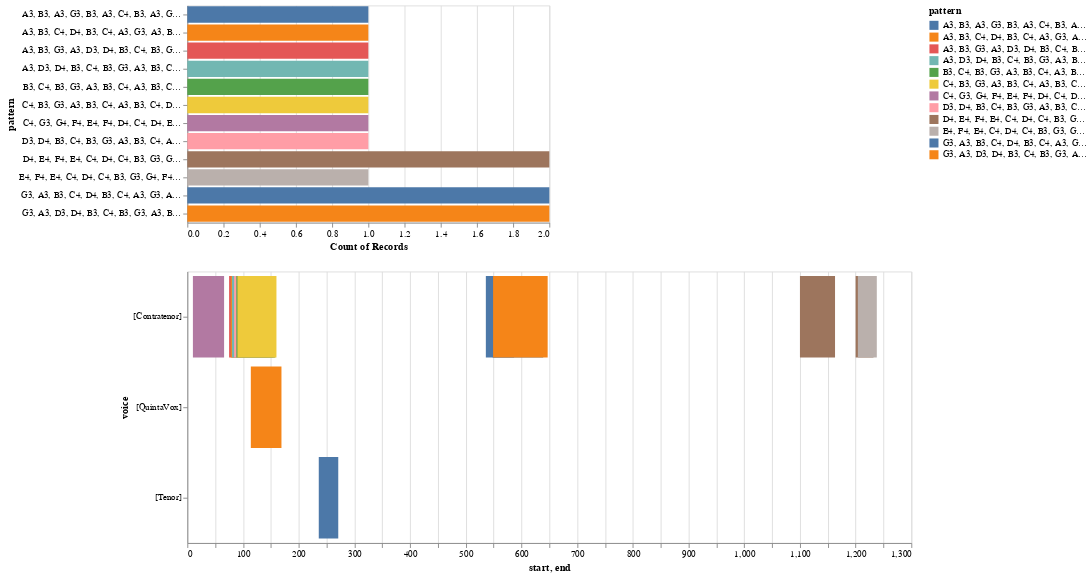

The notebook cell this image was saved under:
### Code cell
viz.plot_ngrams_heatmap(nr_ngrams, dur_ngrams, selected_pattern=most_popular, voices=[])

### Figure 1 — Vega-Lite specification as saved in the notebook (floating-point values rounded to 4 significant figures)
{"config": {"view": {"continuousWidth": 400, "continuousHeight": 300}}, "vconcat": [{"mark": "bar", "encoding": {"color": {"type": "nominal", "field": "pattern"}, "opacity": {"condition": {"value": 1, "selection": "selector007"}, "value": 0.2}, "x": {"type": "nominal", "aggregate": "count", "field": "pattern"}, "y": {"type": "nominal", "field": "pattern"}}, "selection": {"selector007": {"type": "multi", "fields": ["pattern"]}}}, {"mark": "bar", "encoding": {"color": {"type": "nominal", "field": "pattern"}, "opacity": {"condition": {"value": 1, "selection": "selector007"}, "value": 0.2}, "tooltip": [{"type": "quantitative", "field": "start"}, {"type": "quantitative", "field": "end"}, {"type": "nominal", "field": "pattern"}], "x": {"type": "quantitative", "field": "start"}, "x2": {"field": "end"}, "y": {"type": "nominal", "field": "voice"}}, "height": 300, "selection": {"selector007": {"type": "multi", "fields": ["pattern"]}}, "width": 800}], "data": {"name": "data-83b73208140943db1ad5f7a9197e8c53"}, "$schema": "https://vega.github.io/schema/vega-lite/v4.8.1.json", "datasets": {"data-83b73208140943db1ad5f7a9197e8c53": [{"start": 10.0, "voice": "[Contratenor]", "pattern": "C4, G3, G4, F4, E4, F4, D4, C4, D4, E4, F4, G4, A4, F4, G4", "end": 66.0}, {"start": 75.0, "voice": "[Contratenor]", "pattern": "A3, B3, G3, A3, D3, D4, B3, C4, B3, G3, A3, B3, C4, A3, B3", "end": 144.0}, {"start": 78.0, "voice": "[Contratenor]", "pattern": "G3, A3, D3, D4, B3, C4, B3, G3, A3, B3, C4, A3, B3, C4, D4", "end": 153.0}, {"start": 80.0, "voice": "[Contratenor]", "pattern": "A3, D3, D4, B3, C4, B3, G3, A3, B3, C4, A3, B3, C4, D4, E4", "end": 155.0}, {"start": 84.0, "voice": "[Contratenor]", "pattern": "D3, D4, B3, C4, B3, G3, A3, B3, C4, A3, B3, C4, D4, E4, F4", "end": 157.0}, {"start": 88.0, "voice": "[Contratenor]", "pattern": "B3, C4, B3, G3, A3, B3, C4, A3, B3, C4, D4, E4, F4, D4, C4", "end": 158.0}, {"start": 90.0, "voice": "[Contratenor]", "pattern": "C4, B3, G3, A3, B3, C4, A3, B3, C4, D4, E4, F4, D4, C4, C4", "end": 160.0}, {"start": 536.0, "voice": "[Contratenor]", "pattern": "G3, A3, B3, C4, D4, B3, C4, A3, G3, A3, B3, C4, D4, B3, C4", "end": 586.7}, {"start": 548.0, "voice": "[Contratenor]", "pattern": "G3, A3, B3, C4, D4, B3, C4, A3, G3, A3, B3, C4, D4, B3, C4", "end": 639.0}, {"start": 549.0, "voice": "[Contratenor]", "pattern": "A3, B3, C4, D4, B3, C4, A3, G3, A3, B3, C4, D4, B3, C4, A3", "end": 647.0}, {"start": 1100.0, "voice": "[Contratenor]", "pattern": "D4, E4, F4, E4, C4, D4, C4, B3, G3, G4, F4, D4, E4, C4, D4", "end": 1163.0}, {"start": 1200.0, "voice": "[Contratenor]", "pattern": "D4, E4, F4, E4, C4, D4, C4, B3, G3, G4, F4, D4, E4, C4, D4", "end": 1232.0}, {"start": 1204.0, "voice": "[Contratenor]", "pattern": "E4, F4, E4, C4, D4, C4, B3, G3, G4, F4, D4, E4, C4, D4, E4", "end": 1238.0}, {"start": 236.0, "voice": "[Tenor]", "pattern": "A3, B3, A3, G3, B3, A3, C4, B3, A3, G3, G3, F3, F3, E3, G3", "end": 271.0}, {"start": 114.0, "voice": "[QuintaVox]", "pattern": "G3, A3, D3, D4, B3, C4, B3, G3, A3, B3, C4, A3, B3, C4, D4", "end": 169.0}]}}
